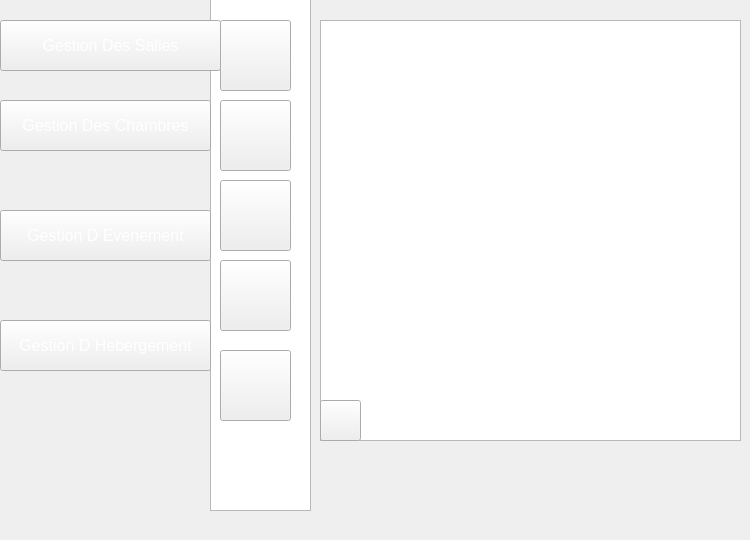
    <widget class="QWidget" name="page_16">
     <widget class="QListView" name="listView_17">
      <property name="geometry">
       <rect>
        <x>210</x>
        <y>-20</y>
        <width>101</width>
        <height>531</height>
       </rect>
      </property>
      <property name="styleSheet">
       <string notr="true">

background-image: url(:/img/selected.png);</string>
      </property>
     </widget>
     <widget class="QPushButton" name="pushButton_173">
      <property name="geometry">
       <rect>
        <x>0</x>
        <y>210</y>
        <width>211</width>
        <height>51</height>
       </rect>
      </property>
      <property name="font">
       <font>
        <pointsize>12</pointsize>
       </font>
      </property>
      <property name="styleSheet">
       <string notr="true">color: rgb(255, 255, 255);
background-image: url(:/img/selected2.png);</string>
      </property>
      <property name="text">
       <string>Gestion D Evenement</string>
      </property>
     </widget>
     <widget class="QPushButton" name="pushButton_174">
      <property name="geometry">
       <rect>
        <x>0</x>
        <y>100</y>
        <width>211</width>
        <height>51</height>
       </rect>
      </property>
      <property name="font">
       <font>
        <pointsize>12</pointsize>
       </font>
      </property>
      <property name="styleSheet">
       <string notr="true">color: rgb(255, 255, 255);
</string>
      </property>
      <property name="text">
       <string>Gestion Des Chambres</string>
      </property>
     </widget>
     <widget class="QPushButton" name="pushButton_175">
      <property name="geometry">
       <rect>
        <x>0</x>
        <y>320</y>
        <width>211</width>
        <height>51</height>
       </rect>
      </property>
      <property name="font">
       <font>
        <pointsize>12</pointsize>
       </font>
      </property>
      <property name="styleSheet">
       <string notr="true">color: rgb(255, 255, 255);</string>
      </property>
      <property name="text">
       <string>Gestion D Hebergement</string>
      </property>
     </widget>
     <widget class="QPushButton" name="pushButton_179">
      <property name="geometry">
       <rect>
        <x>320</x>
        <y>400</y>
        <width>41</width>
        <height>41</height>
       </rect>
      </property>
      <property name="styleSheet">
       <string notr="true">image: url(:/img/icon-class.png);
</string>
      </property>
      <property name="text">
       <string/>
      </property>
     </widget>
     <widget class="QTableView" name="tabevenement">
      <property name="geometry">
       <rect>
        <x>320</x>
        <y>20</y>
        <width>421</width>
        <height>421</height>
       </rect>
      </property>
      <property name="styleSheet">
       <string notr="true">background-image: url(:/new/prefix1/img/back.png);</string>
      </property>
     </widget>
     <widget class="QPushButton" name="pushButton_180">
      <property name="geometry">
       <rect>
        <x>320</x>
        <y>400</y>
        <width>41</width>
        <height>41</height>
       </rect>
      </property>
      <property name="styleSheet">
       <string notr="true">image: url(:/img/icon-class.png);
</string>
      </property>
      <property name="text">
       <string/>
      </property>
     </widget>
     <widget class="QPushButton" name="pushButton_181">
      <property name="geometry">
       <rect>
        <x>220</x>
        <y>20</y>
        <width>71</width>
        <height>71</height>
       </rect>
      </property>
      <property name="styleSheet">
       <string notr="true">

image: url(:/img/icon-ajout2.png);</string>
      </property>
      <property name="text">
       <string/>
      </property>
     </widget>
     <widget class="QPushButton" name="pushButton_182">
      <property name="geometry">
       <rect>
        <x>220</x>
        <y>180</y>
        <width>71</width>
        <height>71</height>
       </rect>
      </property>
      <property name="styleSheet">
       <string notr="true">image: url(:/img/icon-supp2 (1).png);</string>
      </property>
      <property name="text">
       <string/>
      </property>
     </widget>
     <widget class="QPushButton" name="pushButton_183">
      <property name="geometry">
       <rect>
        <x>220</x>
        <y>350</y>
        <width>71</width>
        <height>71</height>
       </rect>
      </property>
      <property name="styleSheet">
       <string notr="true">image: url(:/img/8774.png);
image: url(:/img/8774.png);
image: url(:/img/8774.png);</string>
      </property>
      <property name="text">
       <string/>
      </property>
     </widget>
     <widget class="QPushButton" name="pushButton_184">
      <property name="geometry">
       <rect>
        <x>220</x>
        <y>260</y>
        <width>71</width>
        <height>71</height>
       </rect>
      </property>
      <property name="styleSheet">
       <string notr="true">image: url(:/img/icon-afficher2.png);</string>
      </property>
      <property name="text">
       <string/>
      </property>
     </widget>
     <widget class="QPushButton" name="pushButton_185">
      <property name="geometry">
       <rect>
        <x>220</x>
        <y>100</y>
        <width>71</width>
        <height>71</height>
       </rect>
      </property>
      <property name="styleSheet">
       <string notr="true">image: url(:/img/icon-modif2 (1).png);</string>
      </property>
      <property name="text">
       <string/>
      </property>
     </widget>
     <widget class="QPushButton" name="pushButton_450">
      <property name="geometry">
       <rect>
        <x>0</x>
        <y>20</y>
        <width>221</width>
        <height>51</height>
       </rect>
      </property>
      <property name="font">
       <font>
        <pointsize>12</pointsize>
       </font>
      </property>
      <property name="styleSheet">
       <string notr="true">color: rgb(255, 255, 255);
</string>
      </property>
      <property name="text">
       <string>Gestion Des Salles</string>
      </property>
     </widget>
    </widget>
